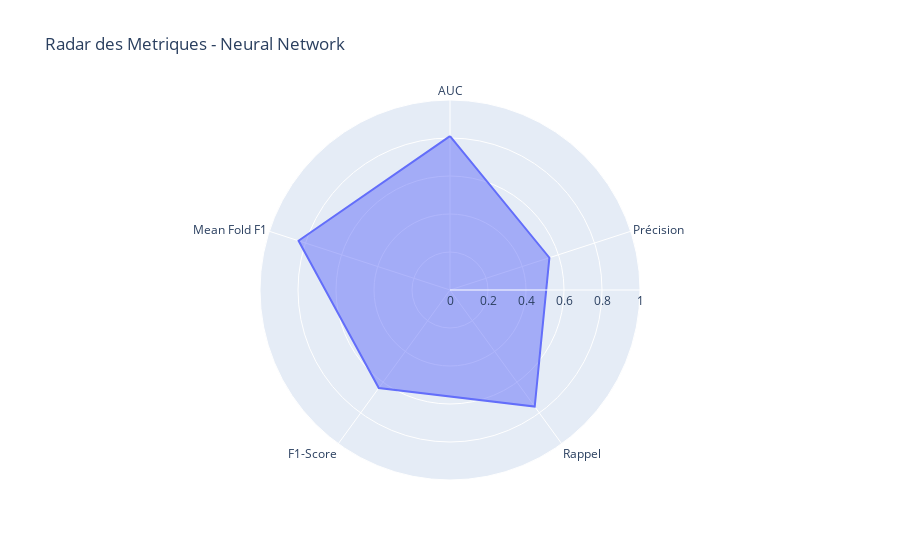
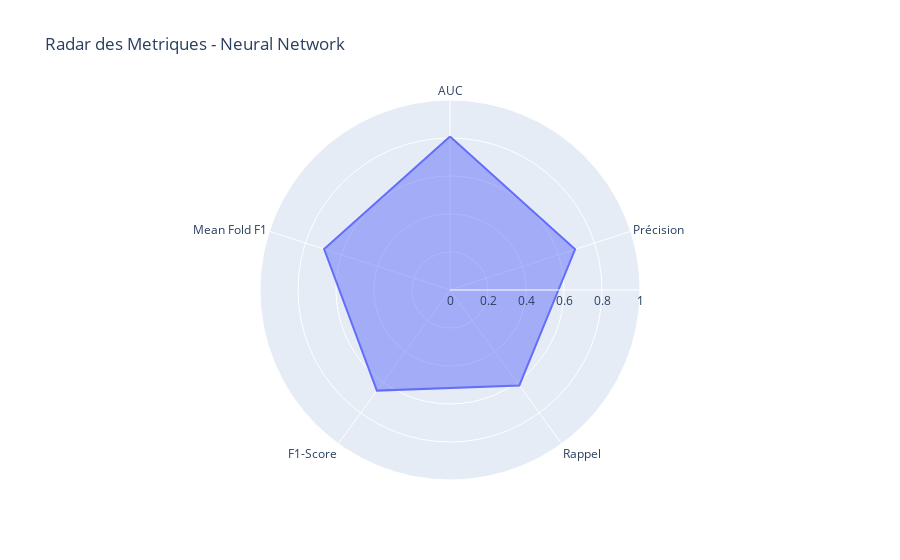

Here is the notebook cell these charts were saved with, in order:
### Markdown cell above
> Réseaux de neurones
***

### Code cell
input_dim = merged_df.shape[1]-1 # Taille de l'entrée du réseaux de neurones

num_classes = len(merged_df["diagnosis"].value_counts()) # Nombre de classes (2)

lr = 1e-3 # Learning rate 

nn_model = build_model(input_dim,num_classes,lr) # Création du réseaux de neurones

for red in [True,False] : 
    print(f"------> Reduction = {red}")
    results_nn = train_model(nn_model,merged_df,"diagnosis",verbose=True,reduction=red)

    # Stockage des résultats complets
    all_results[f'NN_{red}'] = results_nn

    # Affectation de la ligne dans le dataframe
    report_df.loc[len(report_df)] = ["nn",
                                    results_nn["accuracy"],
                                    results_nn["precision"],
                                    results_nn["recall"], 
                                    results_nn["f1-score"], 
                                    results_nn["auc_calibrated"],
                                    results_nn["best_threshold"],
                                    results_nn["mean_fold_scores"],red]

### Figure 1 — Plotly figure (JSON) as saved in the notebook; plotly's stock layout.template omitted (floating-point values rounded to 4 significant figures)
{"data": [{"fill": "toself", "hovertemplate": "r=%{r}<br>theta=%{theta}<extra></extra>", "legendgroup": "", "line": {"color": "#636efa", "dash": "solid"}, "marker": {"symbol": "circle"}, "mode": "lines", "name": "", "r": [0.8097, 0.55, 0.7586, 0.6377, 0.8381, 0.8097], "showlegend": false, "subplot": "polar", "theta": ["AUC", "Précision", "Rappel", "F1-Score", "Mean Fold F1", "AUC"], "type": "scatterpolar"}], "layout": {"legend": {"tracegroupgap": 0}, "polar": {"angularaxis": {"direction": "clockwise", "rotation": 90}, "domain": {"x": [0, 1], "y": [0, 1]}, "radialaxis": {"range": [0, 1], "visible": true}}, "showlegend": false, "title": {"text": "Radar des Metriques - Neural Network"}}}

### Figure 2 — Plotly figure (JSON) as saved in the notebook; plotly's stock layout.template omitted (floating-point values rounded to 4 significant figures)
{"data": [{"fill": "toself", "hovertemplate": "r=%{r}<br>theta=%{theta}<extra></extra>", "legendgroup": "", "line": {"color": "#636efa", "dash": "solid"}, "marker": {"symbol": "circle"}, "mode": "lines", "name": "", "r": [0.8076, 0.6923, 0.6207, 0.6545, 0.6967, 0.8076], "showlegend": false, "subplot": "polar", "theta": ["AUC", "Précision", "Rappel", "F1-Score", "Mean Fold F1", "AUC"], "type": "scatterpolar"}], "layout": {"legend": {"tracegroupgap": 0}, "polar": {"angularaxis": {"direction": "clockwise", "rotation": 90}, "domain": {"x": [0, 1], "y": [0, 1]}, "radialaxis": {"range": [0, 1], "visible": true}}, "showlegend": false, "title": {"text": "Radar des Metriques - Neural Network"}}}
